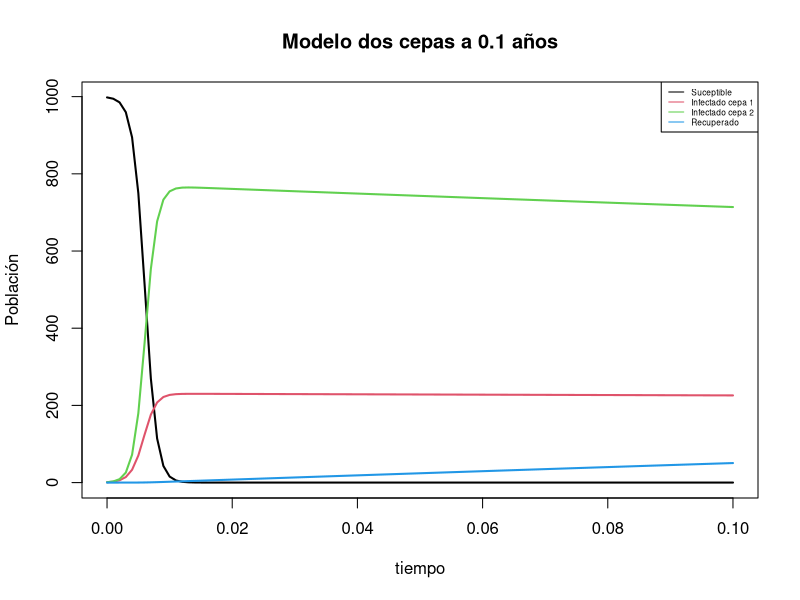
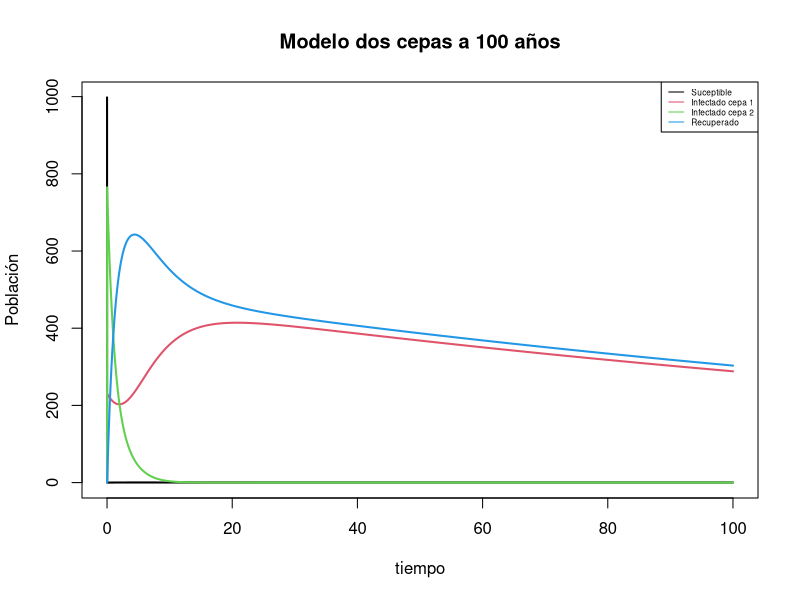
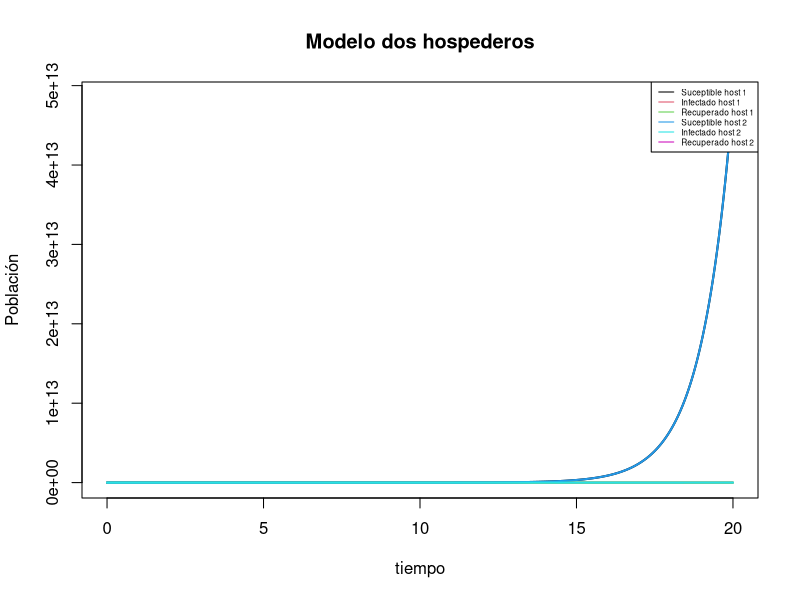

The R source for these figures, in order:
## ---- chunk 1
library(tidyverse)
## ---- chunk 2
annotation_e_coli_k_12 <- read.csv("proteins_167_161521.csv")
head(annotation_e_coli_k_12)
glimpse(annotation_e_coli_k_12)
## ---- chunk 3
positivos <- filter(annotation_e_coli_k_12, Strand == "+")
glimpse(annotation_e_coli_k_12)
head(positivos)
## ---- chunk 4
head(filter(annotation_e_coli_k_12, Length >= 50 & Length <= 75))
## ---- chunk 5
nega_100 <- filter(annotation_e_coli_k_12, Strand == "-" & Length < 100)
glimpse(nega_100)
## ---- chunk 6
exac100 <- filter(annotation_e_coli_k_12, Strand == "-" & Length == 100)
exac100["Accession"]
## ---- chunk 7
positivos <- filter(annotation_e_coli_k_12, Strand == "+" & Length>mean(Length))
negativos <- filter(annotation_e_coli_k_12, Strand == "-" & Length>mean(Length))

glimpse(positivos)
glimpse(negativos)
## ---- chunk 8
head(select(annotation_e_coli_k_12, Strand))
## ---- chunk 9
head(select(annotation_e_coli_k_12, c(Accession, Strand)))
## ---- chunk 10
head(select(annotation_e_coli_k_12 ,-Strand))
## ---- chunk 11
head(select(annotation_e_coli_k_12, starts_with("S")))
head(select(annotation_e_coli_k_12, contains("x")))
head(select(annotation_e_coli_k_12, ends_with("h")))
## ---- chunk 12
glimpse(annotation_e_coli_k_12 %>% select(is.double, is.character))
## ---- chunk 13
head(annotation_e_coli_k_12 %>% select( - is.character))
## ---- chunk 14
head(select(annotation_e_coli_k_12, c(Accession, Strand, Length)))
## ---- chunk 15
head(arrange(annotation_e_coli_k_12, Length))
head(arrange(annotation_e_coli_k_12, Accession))
head(arrange(annotation_e_coli_k_12, Start))
## ---- chunk 16
tam_n <- mutate(annotation_e_coli_k_12, tamano_nucleotidos = Stop - Start)
head(mutate(tam_n, Bigger_than_nc_mean=ifelse(tamano_nucleotidos>mean(tamano_nucleotidos),T,F)))
## ---- chunk 17
library(deSolve)

two_cepas <- function (t, state, parameters){
  with(as.list(c(state, parameters)), {
    
    N <- S + I1 + I2 + R
    dS <- nu*N - beta1*S*I1 - beta2*S*I2 - mu*S
    dI1 <- beta1*S*I1 - gamma1*I1 - (mu+delta1)*I1
    dI2 <- beta2*S*I2 - gamma2*I2 - (mu+delta2)*I2
    dR <- gamma1*I1 + gamma2*I2 - mu*R
    
    list(c(dS, dI1, dI2, dR))
    
  })
}

parameters <- c(nu=0.1, beta1=0.9, beta2=1.1, mu=0.1, gamma1=0.1,
                gamma2=0.7, delta1=0.101, delta2=0.105)
state <- c(S= 998, I1= 1, I2=1, R=0)
t <- seq(0,0.1,0.001)

out <- ode(state, t, two_cepas, parameters)

matplot(out[,1], out[,2:5], type ="l", xlab = "tiempo", ylab = "Población", main = "Modelo dos cepas a 0.1 años", lwd = 2, lty = 1)
legend("topright", c("Suceptible", "Infectado cepa 1", "Infectado cepa 2", "Recuperado"), col = 1:5, lty = 1, cex = 0.5)

parameters <- c(nu=0.1, beta1=0.9, beta2=1.1, mu=0.1, gamma1=0.1,
                gamma2=0.7, delta1=0.01, delta2=0.05)
state <- c(S= 998, I1= 1, I2=1, R=0)
t <- seq(0,100,0.001)

out <- ode(state, t, two_cepas, parameters)

matplot(out[,1], out[,2:5], type ="l", xlab = "tiempo", ylab = "Población", main = "Modelo dos cepas a 100 años", lwd = 2, lty = 1)
legend("topright", c("Suceptible", "Infectado cepa 1", "Infectado cepa 2", "Recuperado"), col = 1:5, lty = 1, cex = 0.5)

## ---- chunk 18
#Parametros 
## Host1
nu1 <- 10
beta11 <- 0
beta12 <- 0
mu1 <- 0.1
delta1 <- 0
gamma1 <- 0.5 
N1 <- 100000
## Host2
nu2 <- 1
beta22 <- 0.9
beta21 <- 1.2
mu2 <- 0.2
delta2 <- 0.09
gamma2 <- 0.5 
N2 <- 100000
## ---- chunk 19
library(deSolve)


two_host <- function (t, x, params){
  
  S1 <- x[1] #Suceptibles Host 1
  I1 <- x[2] #Infectados Host 1
  R1 <- x[3] #Recuperados Host 1
  
  S2 <- x[4] #Suceptibles Hot 2
  I2 <- x[5] #Infectados Host 2
  R2 <- x[6] #Recuperados Host2
  
  
  with(as.list(params), {
    
    # Host 1 
    dS1 <- nu1*N1 - beta11*S1*I1 - beta12*S1*I2 - mu1*S1
    dI1 <- beta11*S1*I1 + beta12*S1*I2 - (mu1+delta1)*I1 - gamma1*I1
    dR1 <- gamma1*I1 - mu1*R1
    
    # Host 2 
    dS2 <- nu2*N2 - beta22*S2*I2 - beta21*S2*I1 - mu2*S2
    dI2 <- beta22*S2*I2 + beta21*S2*I1 - (mu2+delta2)*I2 - gamma2*I2
    dR2 <- gamma2*I2 - mu2*R2
    
    dx <- c(S1, I1, R1, S2, I2, R2)
    list(dx)
    
  })
}

#Tiempo 
times <- seq(0, 20 , by = 0.001)

#Especificar parametros 

params <- c(
  #Host1
  nu1       = nu1   , 
  beta11    = beta11,
  beta12    = beta12,
  mu1       = mu1   ,
  delta1    = delta1,
  gamma1    = gamma1, 
  N1        = N1    ,
  #Host2
  nu2       = nu2   ,
  beta22    = beta22, 
  beta21    = beta21,
  mu2       = mu2   ,
  delta2    = delta2,
  gamma2    = gamma2,
  N2        = N2
)

#Condiciones iniciales del sistema 

xstart <- c(S1 = N1 - 1 ,
            I1 = 1      ,
            R1 = 0      ,
            S2 = N2 - 1 ,
            I2 = 1      ,
            R2 = 0)

#Resolver las ecuaciones

out <- as.data.frame(ode(y     = xstart   ,
                         times = times    ,
                         func  = two_host ,
                         parms = params))

#Graficar

matplot(out[,1], out[,2:6], type ="l", xlab = "tiempo", ylab = "Población", main = "Modelo dos hospederos", lwd = 2, lty = 1)
legend("topright", c("Suceptible host 1", 
                     "Infectado host 1" , 
                     "Recuperado host 1",
                     "Suceptible host 2",
                     "Infectado host 2" , 
                     "Recuperado host 2"), 
       col = 1:6, lty = 1, cex = 0.5)
